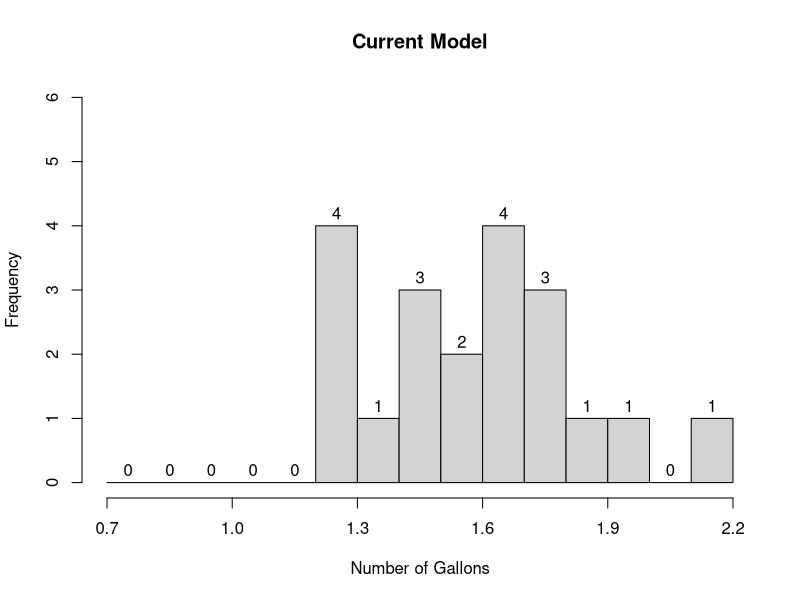
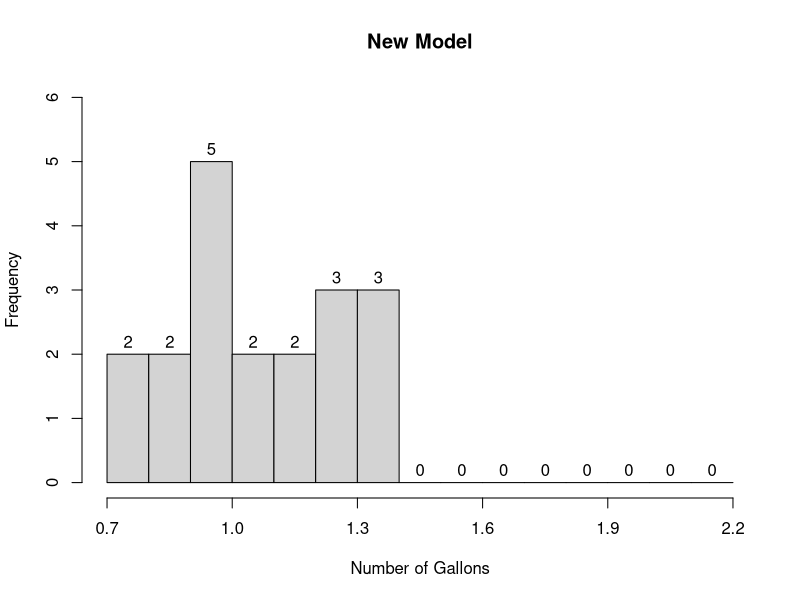
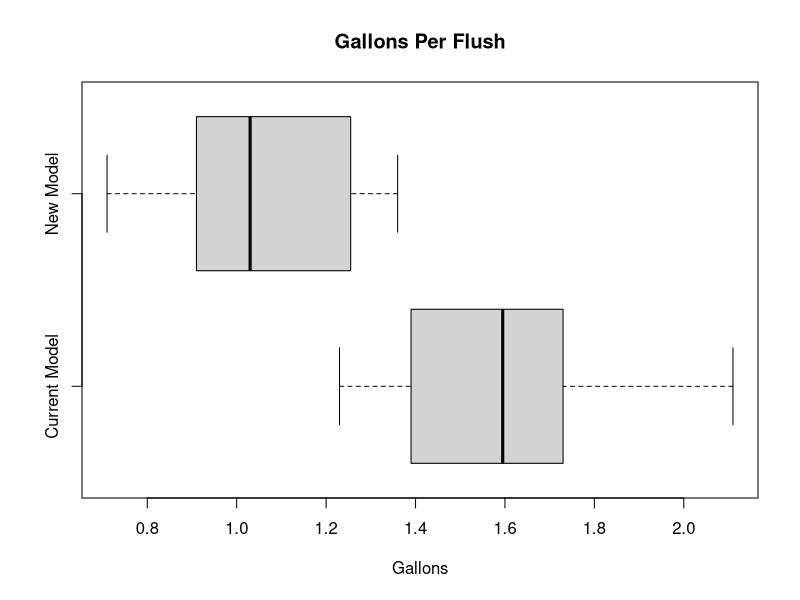

Recreate these plots in R, in order.
## ---- chunk 1
knitr::opts_chunk$set(echo = TRUE)
## ---- chunk 2
currModel <- c(1.63, 1.25, 1.23, 1.49, 2.11, 1.48, 1.94, 1.72, 1.85, 1.54, 1.67, 1.76, 1.46, 1.32, 1.23, 1.67, 1.74, 1.63, 1.25, 1.56)
hist(currModel, labels=TRUE, main="Current Model", breaks=seq(0.7, 2.2, 0.1), xaxp=c(0.7, 2.2, 5), xlim=c(0.7,2.2), ylim=c(0,6), xlab="Number of Gallons")

newModel <- c(1.28, 1.19, 0.90, 1.24, 1.00, 0.80, 0.71, 1.03, 1.27, 1.14, 1.36, 0.91, 1.09, 1.36, 0.91, 0.91, 0.86, 0.93, 1.36)
hist(newModel, labels=TRUE, main="New Model", breaks=seq(0.7, 2.2, 0.1), xaxp=c(0.7, 2.2, 5), xlim=c(0.7,2.2), ylim=c(0,6), xlab="Number of Gallons")
## ---- chunk 3
mean(currModel)
mean(newModel)
median(currModel)
median(newModel)
## ---- chunk 4
sd(currModel)
sd(newModel)
## ---- chunk 5
boxplot(currModel, newModel, horizontal=TRUE, names=c("Current Model", "New Model"), main=("Gallons Per Flush"), xlab="Gallons")
## ---- chunk 6
quantile(currModel, type=2)
## ---- chunk 7
Q1<- 1.230
Q3<- 1.730
## ---- chunk 8
lowerOutlier <- Q1 - 1.5 * IQR(currModel)
lowerOutlier
upperOutlier <- Q3 + 1.5 * IQR(currModel)
upperOutlier
## ---- chunk 9
range(currModel)
## ---- chunk 10
combined = c(currModel, newModel)
mean(combined)
median(combined)

currModelMean <- mean(currModel)
newModelMean <- mean(newModel)
combinedMeanByHand = (20*currModelMean + 19*newModelMean) / (20+19)
combinedMeanByHand
## ---- chunk 11
(4/10)*(3/9)*(2/8)
(400/1000)*(399/999)*(398/998)
.4*.4*.4

## ---- chunk 12
#P[WRR] RWR RRW
3 * (6/10) * (4/9) * (3/8)
## ---- chunk 13
#P[WRR]
3 * (600/1000)*(400/999)*(399/998)
## ---- chunk 14
#P[WRR]
3 * .6*.4*.4
## ---- chunk 15
#1 - P[RRR]
1 - (4/10)*(3/9)*(2/8)
## ---- chunk 16
#1 - P[RRR]
1 - (400/1000)*(399/999)*(398/998)
## ---- chunk 17
#P[RRR]
1 - .4*.4*.4
## ---- chunk 18
20/600
## ---- chunk 19
18/600 + 24/600 - 4/600
## ---- chunk 20
1 - (562/600) * (561/599) * (560/598)
## ---- chunk 21
4/18
